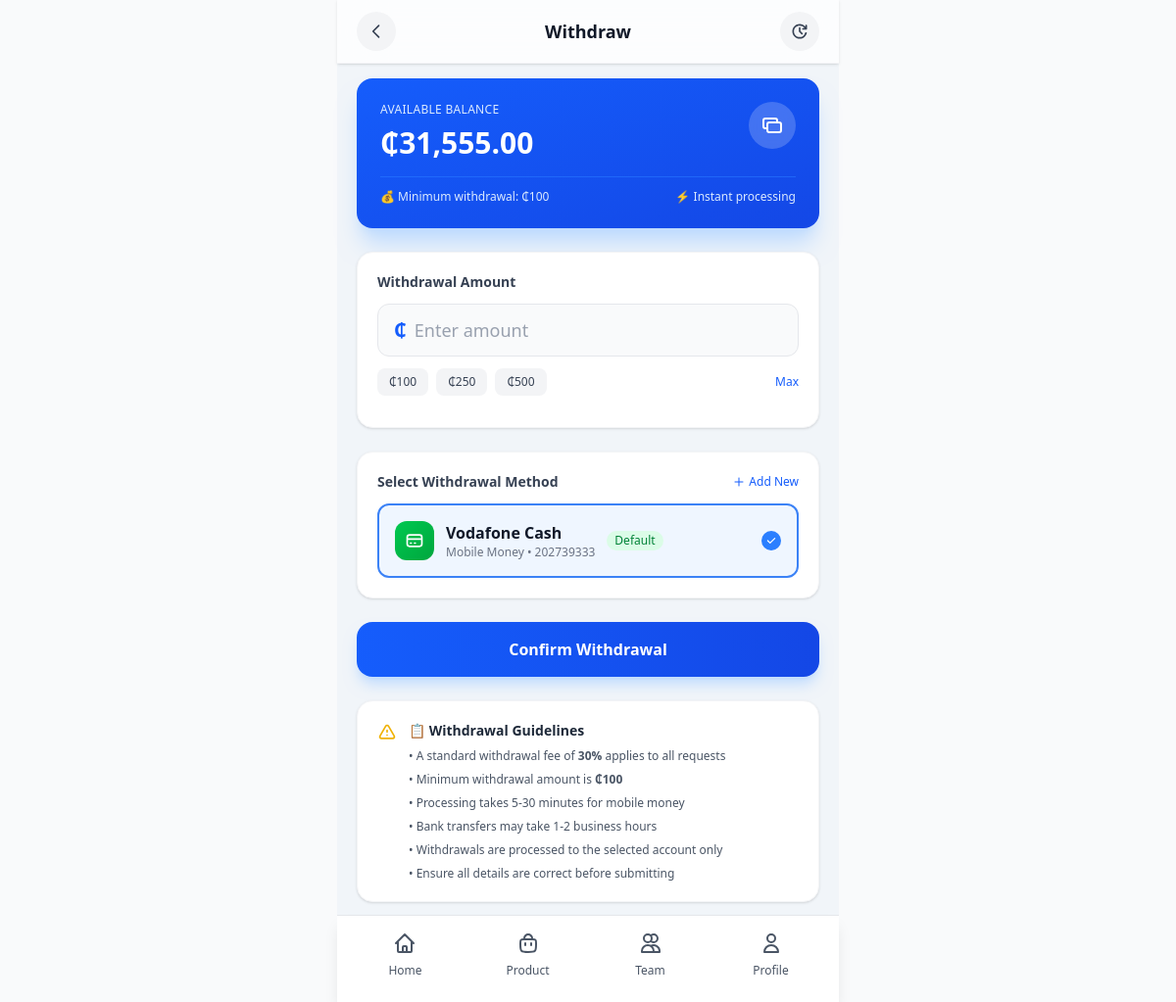
The app's page /core/withdraw/ (signed in) with its own data.
### core/models.py (models this page shows, shortened)
class UserBalance(models.Model):
    user = models.OneToOneField(
        settings.AUTH_USER_MODEL,
        on_delete=models.CASCADE,
        related_name='balance'
    )
    balance = models.DecimalField(max_digits=12, decimal_places=2, default=0)
    currency = models.CharField(max_length=10, default='GHS')
    created_at = models.DateTimeField(auto_now_add=True)
    updated_at = models.DateTimeField(auto_now=True)
    class Meta:
        verbose_name = 'User Balance'
        verbose_name_plural = 'User Balances'

class SavedAccount(models.Model):
    ACCOUNT_TYPES = [
        ('mobile_money', 'Mobile Money'),
        ('bank_transfer', 'Bank Transfer'),
    ]
    NETWORKS = [
        ('mtn', 'MTN Mobile Money'),
        ('vodafone', 'Vodafone Cash'),
        ('airteltigo', 'AirtelTigo Money'),
    ]
    id = models.UUIDField(primary_key=True, default=uuid.uuid4, editable=False)
    user = models.ForeignKey(
        settings.AUTH_USER_MODEL,
        on_delete=models.CASCADE,
        related_name='saved_accounts'
    )
    account_type = models.CharField(max_length=32, choices=ACCOUNT_TYPES)
    network = models.CharField(max_length=32, choices=NETWORKS, blank=True, null=True)
    phone_number = models.CharField(max_length=15, blank=True, null=True)
    bank_name = models.CharField(max_length=100, blank=True, null=True)
    account_number = models.CharField(max_length=50, blank=True, null=True)
    account_name = models.CharField(max_length=200, blank=True, null=True)
    is_default = models.BooleanField(default=False)
    created_at = models.DateTimeField(auto_now_add=True)
    class Meta:
        ordering = ['-is_default', '-created_at']
        constraints = [
            models.UniqueConstraint(
                fields=['user', 'account_type', 'network', 'phone_number'],
                condition=models.Q(account_type='mobile_money'),
                name='unique_mobile_money_account'
            ),
            models.UniqueConstraint(
                fields=['user', 'account_type', 'bank_name', 'account_number'],
                condition=models.Q(account_type='bank_transfer'),
                name='unique_bank_account'
            ),
        ]

### core/views.py (the view, shortened to what this page needs)
# urls.py: path('withdraw/', views.withdrawal, name='withdraw'),
@login_required
def withdrawal(request):
    user_balance, created = UserBalance.objects.get_or_create(
        user=request.user,
        defaults={'balance': 0, 'currency': 'GHS'}
    )
    saved_accounts = SavedAccount.objects.filter(user=request.user)
    error = ''
    success = ''
    context = {
        'user_balance': user_balance,
        'saved_accounts': saved_accounts,
    }
    return render(request, 'iCare/services/pages/withdrawal.html', context)

### core/templates/iCare/services/pages/withdrawal.html (shortened to what this page needs)
{% extends "iCare/base.html" %}
{% load static %}
{% load humanize %}
{% block content %}
<div class="min-h-screen pb-8">
    <div class="fixed top-0 left-0 right-0 z-50 max-w-lg mx-auto bg-white/80 backdrop-blur-xl border-b border-gray-100 px-5 py-3 flex items-center justify-between shadow-sm">
        <button class="w-10 h-10 flex items-center justify-center rounded-full bg-gray-100 active:bg-gray-200 transition-all duration-200" onclick="window.history.back()">
            <svg class="w-5 h-5 text-gray-700" fill="none" stroke="currentColor" viewBox="0 0 24 24">
                <path stroke-linecap="round" stroke-linejoin="round" stroke-width="2" d="M15 19l-7-7 7-7"/>
            </svg>
        </button>
        <h1 class="text-lg font-bold text-gray-900">Withdraw</h1>
        <a href="{% url 'withdrawal_records' %}" class="w-10 h-10 flex items-center justify-center rounded-full bg-gray-100 active:bg-gray-200 transition-all duration-200">
        </a>
    </div>
    <div class="pt-20 pb-[70px] px-5 max-w-lg mx-auto bg-slate-100">
        <div class="mb-6 bg-gradient-to-br from-blue-600 to-blue-700 rounded-2xl p-6 shadow-xl shadow-blue-200">
            <div class="flex justify-between items-start">
                <div>
                    <p class="text-blue-100 text-xs font-medium uppercase tracking-wide">Available Balance</p>
                    <p class="text-white text-3xl font-bold mt-2">
                        ₵{{ user_balance.balance|floatformat:2|intcomma }}
                    </p>
                </div>
                <div class="w-12 h-12 bg-white/20 rounded-full flex items-center justify-center backdrop-blur-sm">
                    <svg class="w-6 h-6 text-white" fill="none" stroke="currentColor" viewBox="0 0 24 24">
                        <path stroke-linecap="round" stroke-linejoin="round" stroke-width="2" d="M17 9V7a2 2 0 00-2-2H5a2 2 0 00-2 2v6a2 2 0 002 2h2m2 4h10a2 2 0 002-2v-6a2 2 0 00-2-2H9a2 2 0 00-2 2v6a2 2 0 002 2z"/>
                    </svg>
                </div>
            </div>
            <div class="mt-4 pt-3 border-t border-blue-500/50">
                <div class="flex justify-between text-xs text-blue-100">
                    <span>💰 Minimum withdrawal: ₵100</span>
                    <span>⚡ Instant processing</span>
                </div>
            </div>
        </div>
        <form method="post" class="space-y-6">
            <div class="bg-white rounded-2xl border border-gray-100 p-5 shadow-sm">
                <label class="block text-sm font-semibold text-gray-700 mb-3">Withdrawal Amount</label>
                <div class="flex items-center gap-2 bg-gray-50 rounded-xl px-4 py-3 border border-gray-200 focus-within:border-blue-400 focus-within:ring-2 focus-within:ring-blue-100 transition">
                    <span class="text-xl font-bold text-blue-600">₵</span>
                    <input
                        type="number"
                        name="amount"
                        id="amount"
                        step="1"
                        min="100"
                        required
                        placeholder="Enter amount"
                        value="{{ request.POST.amount|default:'' }}"
                        class="w-full bg-transparent outline-none text-lg font-medium text-gray-900 placeholder-gray-400"
                    >
                </div>
                <div class="flex justify-between mt-3">
                    <div class="flex gap-2">
                        <button type="button" data-amount="100" class="quick-amount px-3 py-1.5 text-xs bg-gray-100 rounded-lg text-gray-700 hover:bg-gray-200 transition">₵100</button>
                        <button type="button" data-amount="250" class="quick-amount px-3 py-1.5 text-xs bg-gray-100 rounded-lg text-gray-700 hover:bg-gray-200 transition">₵250</button>
                        <button type="button" data-amount="500" class="quick-amount px-3 py-1.5 text-xs bg-gray-100 rounded-lg text-gray-700 hover:bg-gray-200 transition">₵500</button>
                    </div>
                    <button type="button" id="max-withdraw" class="text-xs text-blue-600 font-medium hover:text-blue-700">
                        Max
                    </button>
                </div>
            </div>
            <div class="bg-white rounded-2xl border border-gray-100 p-5 shadow-sm">
                <div class="flex items-center justify-between mb-3">
                    <label class="text-sm font-semibold text-gray-700">Select Withdrawal Method</label>
                    <a href="{% url 'saved_payment_methods' %}" class="text-xs text-blue-600 font-medium flex items-center gap-1">
                        <svg class="w-3 h-3" fill="none" stroke="currentColor" viewBox="0 0 24 24">
                            <path stroke-linecap="round" stroke-linejoin="round" stroke-width="2" d="M12 4v16m8-8H4"/>
                        </svg>
                        Add New
                    </a>
                </div>
                <div class="space-y-3" id="saved-accounts-container">
                    {% if saved_accounts %}
                        {% for account in saved_accounts %}
                        <div onclick="selectSavedAccount('{{ account.id }}', '{{ account.account_type }}')"
                             class="saved-account-option p-4 rounded-xl border-2 cursor-pointer transition-all duration-200
                                {% if account.is_default %}border-blue-500 bg-blue-50/50{% else %}border-gray-200 hover:border-gray-300{% endif %}"
                             data-account-id="{{ account.id }}">
                            <div class="flex items-center justify-between">
                                <div class="flex items-center gap-3">
                                    {% if account.account_type == 'mobile_money' %}
                                        <div class="w-10 h-10 rounded-xl bg-gradient-to-br from-green-500 to-green-600 flex items-center justify-center">
                                            <svg class="w-5 h-5 text-white" fill="none" stroke="currentColor" viewBox="0 0 24 24">
                                                <path stroke-linecap="round" stroke-linejoin="round" stroke-width="2" d="M3 10h18M7 15h1m4 0h1m-7 4h12a3 3 0 003-3V8a3 3 0 00-3-3H6a3 3 0 00-3 3v8a3 3 0 003 3z"/>
                                            </svg>
                                        </div>
                                        <div>
                                            <p class="font-semibold text-gray-900">{{ account.get_network_display }}</p>
                                            <p class="text-xs text-gray-500">Mobile Money • {{ account.phone_number }}</p>
                                        </div>
                                    {% endif %}
                                    {% if account.is_default %}
                                        <span class="text-xs bg-green-100 text-green-700 px-2 py-0.5 rounded-full">Default</span>
                                    {% endif %}
                                </div>
                                <div class="w-5 h-5 rounded-full border-2 flex items-center justify-center
                                    {% if account.is_default %}border-blue-500 bg-blue-500{% else %}border-gray-300{% endif %}">
                                </div>
                            </div>
                        </div>
                        {% endfor %}
                    {% endif %}
                </div>
            </div>
            <button type="submit" class="w-full py-4 bg-gradient-to-r from-blue-600 to-blue-700 hover:from-blue-700 hover:to-blue-800 text-white font-bold rounded-2xl transition-all duration-300 shadow-lg shadow-blue-200 active:scale-[0.98]">
                Confirm Withdrawal
            </button>
            <div class="bg-white rounded-2xl border border-gray-100 p-5 shadow-sm">
                <div class="flex items-start gap-3">
                    <div class="text-xs text-gray-600 space-y-2">
                        <p class="font-semibold text-gray-800 text-sm">📋 Withdrawal Guidelines</p>
                        <p>• A standard withdrawal fee of <strong>30%</strong> applies to all requests</p>
                        <p>• Minimum withdrawal amount is <strong>₵100</strong></p>
                        <p>• Processing takes 5-30 minutes for mobile money</p>
                        <p>• Bank transfers may take 1-2 business hours</p>
                        <p>• Withdrawals are processed to the selected account only</p>
                        <p>• Ensure all details are correct before submitting</p>
                    </div>
                </div>
            </div>            </div>
            </div>
{% include "iCare/partials/footer.html" %}
{% endblock %}

### core/templates/iCare/services/pages/withdrawal.html (style rules this page uses)
.saved-account-option.selected { border-color: #3b82f6; background-color: #eff6ff; }

### records on screen
UserBalance: balance "31,555.00"
SavedAccount: network "Vodafone Cash", phone_number "202739333", is_default "Default"
